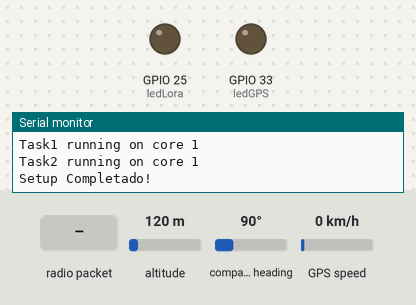
The sketch below on a simulated ESP32. Shown: output pins drawn as LEDs (lit = HIGH), the last lines printed to the serial monitor. The inputs (shaded band) are chosen by the test bench; at power-on: altitude 120 m, compass heading 90°, GPS speed 0 km/h. The GPS gets a fix after 3 s at 37.7749, -122.4194 with 8 satellites; no radio packets arrive unless stated.

Above: at 2.2 s.
2.3 s: radio packet "OK" arrives
At 5.01 s:
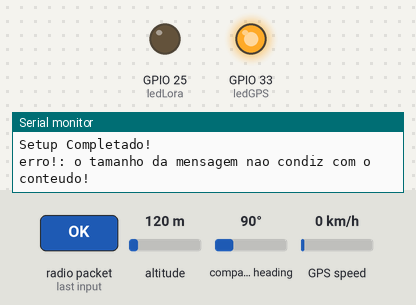
Timing chart, 0 to 11.7 s (numbered marks = the images above; inputs shaded):
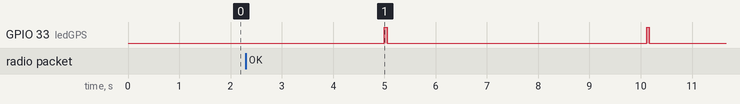

The sketch:

node2.ino
```cpp
// Comunicação LoRa com ESP-32
// Desenvolvido na Disciplina de Sistemas Embarcados e Tempo Real
// ------------------------------------------------------------

// Definicao das bibliotecas a serem utilizadas no projeto

#include <SPI.h> // do lora
#include <LoRa.h> // do lora
#include <TinyGPS++.h> // do gps

// Fim Definição bibliotecas ------------------------------

// Definição portas ESP32
#define RXD 16 // definição pinagem gps
#define TXD 17 // definição pinagem gps

// Definição variáveis
TinyGPSPlus gps;
float lat, lon, vel;
unsigned long data, hora;
unsigned short sat;
unsigned int counter = 0;

#define ledGPS 33
#define ledLora 25

TaskHandle_t Task1;
TaskHandle_t Task2;

// Definicacao de constantes
const int csPin = 5;         // Chip Select (Slave Select do protocolo SPI) do modulo Lora
const int resetPin = 0;       // Reset do modulo LoRa
const int irqPin = 4;         // Pino DI0

String outgoing;              // outgoing message

byte localAddress = 0xCC;     // Endereco deste dispositivo LoRa
byte msgCount = 0;            // Contador de mensagens enviadas
byte destination = 0xBB;      // Endereco do dispositivo para enviar a mensagem (0xFF envia para todos devices)
long lastSendTime = 0;        // TimeStamp da ultima mensagem enviada
int interval = 5000;          // Intervalo em ms no envio das mensagens (inicial 5s)
void piscaLed(int pinoPorta);

void setup() { // INÍCIO SETUP

  Serial.begin(115200); // Definição velocidade (Bauds) de comunicação do Serial ESP32
  Serial2.begin(9600 , SERIAL_8N1, RXD, TXD); // Definição velocidade (Bauds) de comunicação do Serial GPS
  pinMode(ledGPS, OUTPUT);
  pinMode(ledLora, OUTPUT);
  Serial.println(" Comunicacao LoRa - Sistemas Embarcados e Tempo Real");

  // override the default CS, reset, and IRQ pins (optional)
  LoRa.setPins(csPin, resetPin, irqPin);// set CS, reset, IRQ pin

  // Inicializa o radio LoRa em 915MHz e checa se esta ok!
  if (!LoRa.begin(915E6)) {
    Serial.println(" Erro ao iniciar modulo LoRa. Verifique a coenxao dos seus pinos!! ");
    while (true);
  }


  Serial.println(" Modulo LoRa iniciado com sucesso!!!");


  //create a task that will be executed in the Task1code() function, with priority 1 and executed on core 0
  xTaskCreatePinnedToCore(
    Task1code,   /* Task function. */
    "Task1",     /* name of task. */
    10000,       /* Stack size of task */
    NULL,        /* parameter of the task */
    1,           /* priority of the task */
    &Task1,      /* Task handle to keep track of created task */
    0);          /* pin task to core 0 */
  delay(500);

  //create a task that will be executed in the Task2code() function, with priority 1 and executed on core 1
  xTaskCreatePinnedToCore(
    Task2code,   /* Task function. */
    "Task2",     /* name of task. */
    10000,       /* Stack size of task */
    NULL,        /* parameter of the task */
    1,           /* priority of the task */
    &Task2,      /* Task handle to keep track of created task */
    1);          /* pin task to core 1 */
  delay(500);
  Serial.println("Setup Completado!");

} // FIM DO SETUP


void Task1code( void * pvParameters ) {

  Serial.print("Task1 running on core ");
  Serial.println(xPortGetCoreID());
  for (;;) {
    delay(1);
    // verifica se temos o intervalo de tempo para enviar uma mensagem
    if (millis() - lastSendTime > interval) {
      if (gps.location.isValid() && gps.location.isUpdated() && TinyGPSPlus::distanceBetween(gps.location.lat(), gps.location.lng(), 0.00000, 0.00000) > 0.00) {
        piscaLed(ledGPS);
        String mensagem = String(gps.location.lat(), 6) + ";" + String(gps.location.lng(), 6) + ";" + printDateTime(gps.date, gps.time);
        Serial.println("Enviando " + mensagem);
        sendMessage(mensagem);
        Serial.println();
      }
      lastSendTime = millis();            // Timestamp da ultima mensagem
    }
    // parse for a packet, and call onReceive with the result:
    onReceive(LoRa.parsePacket());
  }
}

void Task2code( void * pvParameters ) {
  Serial.print("Task2 running on core ");
  Serial.println(xPortGetCoreID());
  for (;;) {
    while (Serial2.available()) {
      gps.encode(Serial2.read());
      //Serial.print("SATELITES= "); Serial.println(gps.satellites.value());
    }
    delay(1);
  }
}
void loop() {
}


// Funcao que envia uma mensagem LoRa
void sendMessage(String outgoing) {
  LoRa.beginPacket();                   // Inicia o pacote da mensagem
  LoRa.write(destination);              // Adiciona o endereco de destino
  LoRa.write(localAddress);             // Adiciona o endereco do remetente

  LoRa.write(outgoing.length());        // Tamanho da mensagem em bytes
  LoRa.print(outgoing);                 // Vetor da mensagem
  LoRa.endPacket();                     // Finaliza o pacote e envia
  msgCount++;                           // Contador do numero de mensagnes enviadas
}

// Funcao para receber mensagem
void onReceive(int packetSize) {
  if (packetSize == 0) return;          // Se nenhuma mesnagem foi recebida, retorna nada

  // Leu um pacote, vamos decodificar?
  int recipient = LoRa.read();          // Endereco de quem ta recebendo
  byte sender = LoRa.read();            // Endereco do remetente

  byte incomingLength = LoRa.read();    // Tamanho da mensagem

  String incoming = "";

  while (LoRa.available())
  {
    incoming += (char)LoRa.read();
  }

  if (incomingLength != incoming.length())
  {
    // check length for error
    Serial.println("erro!: o tamanho da mensagem nao condiz com o conteudo!");
    return;
  }

  // if the recipient isn't this device or broadcast,
  if (recipient != localAddress && recipient != 0xCC)
  {
    Serial.println("This message is not for me.");
    return;                             // skip rest of function
  }

  // Caso a mensagem seja para este dispositivo, imprime os detalhes
  Serial.println("Recebido do dispositivo: 0x" + String(sender, HEX));
  Serial.println("Enviado para: 0x" + String(recipient, HEX));

  Serial.println("Tamanho da mensagem: " + String(incomingLength));
  Serial.println("Mensagem: " + incoming);
  Serial.println("RSSI: " + String(LoRa.packetRssi()));
  Serial.println("Snr: " + String(LoRa.packetSnr()));
  Serial.println();

  if(incoming.indexOf("OK")>-1){
    piscaLed(ledLora);
  }


}
String printDateTime(TinyGPSDate &d, TinyGPSTime &t)
{
  String dateTime;
  if (!d.isValid() && !t.isValid())
  {
    Serial.print(F("**** "));
  }
  else
  {
    char sz[32];
    sprintf(sz, "%02d/%02d/%02d;", d.year(), d.month(), d.day());
    dateTime = String(sz);
    char sv[32];
    sprintf(sv, "%02d:%02d:%02d", t.hour(), t.minute(), t.second());
    dateTime += String(sv);
  }
  return dateTime;
}

void piscaLed(int pinoPorta) {
  digitalWrite(pinoPorta, HIGH);
  delay (50);
  digitalWrite(pinoPorta, LOW);
}
```

Measured:
- by itself, GPIO 33 (ledGPS): alternates HIGH for 0.05 s and LOW for 5.1 s
